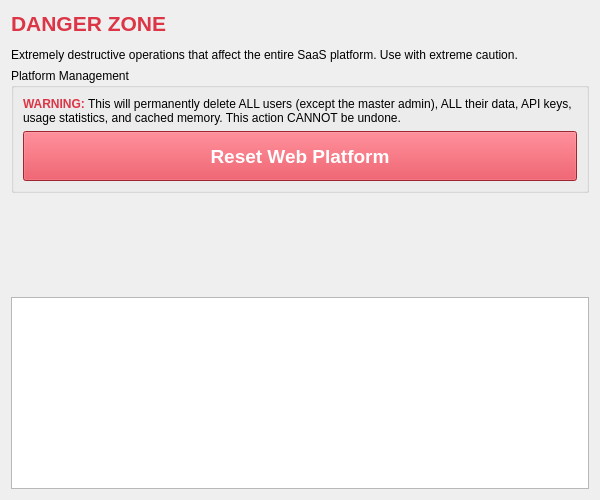
<?xml version="1.0" encoding="UTF-8"?>
<ui version="4.0">
 <class>DangerZone</class>
 <widget class="QWidget" name="DangerZone">
  <property name="geometry">
   <rect>
    <x>0</x>
    <y>0</y>
    <width>600</width>
    <height>500</height>
   </rect>
  </property>
  <property name="windowTitle">
   <string>Danger Zone</string>
  </property>
  <layout class="QVBoxLayout" name="verticalLayout">
   <item>
    <widget class="QLabel" name="label_title">
     <property name="text">
      <string>&lt;html&gt;&lt;head/&gt;&lt;body&gt;&lt;p&gt;&lt;span style=" font-size:16pt; font-weight:600; color:#dc3545;"&gt;DANGER ZONE&lt;/span&gt;&lt;/p&gt;&lt;p&gt;Extremely destructive operations that affect the entire SaaS platform. Use with extreme caution.&lt;/p&gt;&lt;/body&gt;&lt;/html&gt;</string>
     </property>
     <property name="wordWrap">
      <bool>true</bool>
     </property>
    </widget>
   </item>
   <item>
    <widget class="QGroupBox" name="groupBox">
     <property name="title">
      <string>Platform Management</string>
     </property>
     <layout class="QVBoxLayout" name="verticalLayout_2">
      <item>
       <widget class="QLabel" name="label_warning">
        <property name="text">
         <string>&lt;html&gt;&lt;head/&gt;&lt;body&gt;&lt;p&gt;&lt;span style=" font-weight:600; color:#dc3545;"&gt;WARNING:&lt;/span&gt; This will permanently delete ALL users (except the master admin), ALL their data, API keys, usage statistics, and cached memory. This action CANNOT be undone.&lt;/p&gt;&lt;/body&gt;&lt;/html&gt;</string>
        </property>
        <property name="wordWrap">
         <bool>true</bool>
        </property>
       </widget>
      </item>
      <item>
       <widget class="QPushButton" name="btnResetPlatform">
        <property name="text">
         <string>Reset Web Platform</string>
        </property>
        <property name="minimumSize">
         <size>
          <width>0</width>
          <height>50</height>
         </size>
        </property>
        <property name="styleSheet">
         <string>background-color: #dc3545; color: white; font-weight: bold; font-size: 14pt;</string>
        </property>
       </widget>
      </item>
     </layout>
    </widget>
   </item>
   <item>
    <spacer name="verticalSpacer">
     <property name="orientation">
      <enum>Qt::Vertical</enum>
     </property>
     <property name="sizeHint" stdset="0">
      <size>
       <width>20</width>
       <height>40</height>
      </size>
     </property>
    </spacer>
   </item>
   <item>
    <widget class="QTextEdit" name="log_output">
     <property name="readOnly">
      <bool>true</bool>
     </property>
    </widget>
   </item>
  </layout>
 </widget>
 <resources/>
 <connections/>
</ui>
